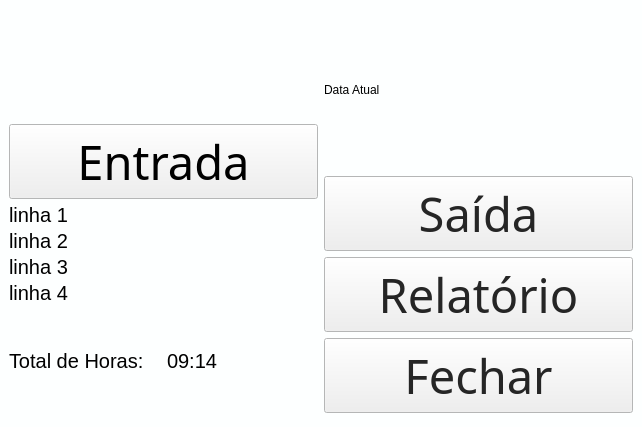
<?xml version="1.0" encoding="UTF-8"?>
<ui version="4.0">
 <class>MainWindow</class>
 <widget class="QMainWindow" name="MainWindow">
  <property name="geometry">
   <rect>
    <x>0</x>
    <y>0</y>
    <width>642</width>
    <height>427</height>
   </rect>
  </property>
  <property name="sizePolicy">
   <sizepolicy hsizetype="Fixed" vsizetype="Fixed">
    <horstretch>0</horstretch>
    <verstretch>0</verstretch>
   </sizepolicy>
  </property>
  <property name="palette">
   <palette>
    <active>
     <colorrole role="WindowText">
      <brush brushstyle="SolidPattern">
       <color alpha="255">
        <red>0</red>
        <green>0</green>
        <blue>0</blue>
       </color>
      </brush>
     </colorrole>
     <colorrole role="Text">
      <brush brushstyle="SolidPattern">
       <color alpha="216">
        <red>0</red>
        <green>0</green>
        <blue>0</blue>
       </color>
      </brush>
     </colorrole>
     <colorrole role="ButtonText">
      <brush brushstyle="SolidPattern">
       <color alpha="216">
        <red>0</red>
        <green>0</green>
        <blue>0</blue>
       </color>
      </brush>
     </colorrole>
     <colorrole role="Window">
      <brush brushstyle="SolidPattern">
       <color alpha="255">
        <red>253</red>
        <green>255</green>
        <blue>255</blue>
       </color>
      </brush>
     </colorrole>
    </active>
    <inactive>
     <colorrole role="WindowText">
      <brush brushstyle="SolidPattern">
       <color alpha="255">
        <red>0</red>
        <green>0</green>
        <blue>0</blue>
       </color>
      </brush>
     </colorrole>
     <colorrole role="Text">
      <brush brushstyle="SolidPattern">
       <color alpha="216">
        <red>0</red>
        <green>0</green>
        <blue>0</blue>
       </color>
      </brush>
     </colorrole>
     <colorrole role="ButtonText">
      <brush brushstyle="SolidPattern">
       <color alpha="216">
        <red>0</red>
        <green>0</green>
        <blue>0</blue>
       </color>
      </brush>
     </colorrole>
     <colorrole role="Window">
      <brush brushstyle="SolidPattern">
       <color alpha="255">
        <red>253</red>
        <green>255</green>
        <blue>255</blue>
       </color>
      </brush>
     </colorrole>
    </inactive>
    <disabled>
     <colorrole role="Base">
      <brush brushstyle="SolidPattern">
       <color alpha="255">
        <red>253</red>
        <green>255</green>
        <blue>255</blue>
       </color>
      </brush>
     </colorrole>
     <colorrole role="Window">
      <brush brushstyle="SolidPattern">
       <color alpha="255">
        <red>253</red>
        <green>255</green>
        <blue>255</blue>
       </color>
      </brush>
     </colorrole>
    </disabled>
   </palette>
  </property>
  <property name="windowTitle">
   <string>MainWindow</string>
  </property>
  <widget class="QWidget" name="centralwidget">
   <layout class="QHBoxLayout" name="horizontalLayout">
    <item>
     <layout class="QGridLayout" name="mainGridLayout">
      <property name="sizeConstraint">
       <enum>QLayout::SetFixedSize</enum>
      </property>
      <property name="leftMargin">
       <number>0</number>
      </property>
      <item row="0" column="0">
       <layout class="QVBoxLayout" name="verticalLayout_3">
        <item>
         <layout class="QGridLayout" name="logoGridLayout">
          <item row="0" column="0">
           <widget class="QLabel" name="logoLabel">
            <property name="sizePolicy">
             <sizepolicy hsizetype="Minimum" vsizetype="Minimum">
              <horstretch>0</horstretch>
              <verstretch>0</verstretch>
             </sizepolicy>
            </property>
            <property name="maximumSize">
             <size>
              <width>150</width>
              <height>150</height>
             </size>
            </property>
            <property name="accessibleName">
             <string>0</string>
            </property>
            <property name="layoutDirection">
             <enum>Qt::RightToLeft</enum>
            </property>
            <property name="text">
             <string/>
            </property>
            <property name="pixmap">
             <pixmap>../src/gtatelie.png</pixmap>
            </property>
            <property name="scaledContents">
             <bool>true</bool>
            </property>
            <property name="alignment">
             <set>Qt::AlignLeading|Qt::AlignLeft|Qt::AlignTop</set>
            </property>
            <property name="wordWrap">
             <bool>false</bool>
            </property>
            <property name="openExternalLinks">
             <bool>false</bool>
            </property>
           </widget>
          </item>
          <item row="0" column="1">
           <layout class="QGridLayout" name="gridLayout"/>
          </item>
         </layout>
        </item>
        <item>
         <layout class="QHBoxLayout" name="horizontalLayout_2">
          <property name="topMargin">
           <number>0</number>
          </property>
          <property name="bottomMargin">
           <number>0</number>
          </property>
          <item>
           <widget class="QPushButton" name="entradaButton">
            <property name="sizePolicy">
             <sizepolicy hsizetype="Minimum" vsizetype="Maximum">
              <horstretch>0</horstretch>
              <verstretch>30</verstretch>
             </sizepolicy>
            </property>
            <property name="minimumSize">
             <size>
              <width>300</width>
              <height>75</height>
             </size>
            </property>
            <property name="maximumSize">
             <size>
              <width>16777215</width>
              <height>75</height>
             </size>
            </property>
            <property name="sizeIncrement">
             <size>
              <width>0</width>
              <height>0</height>
             </size>
            </property>
            <property name="baseSize">
             <size>
              <width>0</width>
              <height>0</height>
             </size>
            </property>
            <property name="palette">
             <palette>
              <active>
               <colorrole role="WindowText">
                <brush brushstyle="SolidPattern">
                 <color alpha="255">
                  <red>13</red>
                  <green>15</green>
                  <blue>39</blue>
                 </color>
                </brush>
               </colorrole>
               <colorrole role="Dark">
                <brush brushstyle="SolidPattern">
                 <color alpha="255">
                  <red>9</red>
                  <green>8</green>
                  <blue>22</blue>
                 </color>
                </brush>
               </colorrole>
               <colorrole role="Text">
                <brush brushstyle="SolidPattern">
                 <color alpha="255">
                  <red>12</red>
                  <green>13</green>
                  <blue>33</blue>
                 </color>
                </brush>
               </colorrole>
               <colorrole role="HighlightedText">
                <brush brushstyle="SolidPattern">
                 <color alpha="255">
                  <red>27</red>
                  <green>41</green>
                  <blue>102</blue>
                 </color>
                </brush>
               </colorrole>
              </active>
              <inactive>
               <colorrole role="WindowText">
                <brush brushstyle="SolidPattern">
                 <color alpha="255">
                  <red>13</red>
                  <green>15</green>
                  <blue>39</blue>
                 </color>
                </brush>
               </colorrole>
               <colorrole role="Dark">
                <brush brushstyle="SolidPattern">
                 <color alpha="255">
                  <red>9</red>
                  <green>8</green>
                  <blue>22</blue>
                 </color>
                </brush>
               </colorrole>
               <colorrole role="Text">
                <brush brushstyle="SolidPattern">
                 <color alpha="255">
                  <red>12</red>
                  <green>13</green>
                  <blue>33</blue>
                 </color>
                </brush>
               </colorrole>
               <colorrole role="HighlightedText">
                <brush brushstyle="SolidPattern">
                 <color alpha="255">
                  <red>27</red>
                  <green>41</green>
                  <blue>102</blue>
                 </color>
                </brush>
               </colorrole>
              </inactive>
              <disabled>
               <colorrole role="WindowText">
                <brush brushstyle="SolidPattern">
                 <color alpha="255">
                  <red>9</red>
                  <green>8</green>
                  <blue>22</blue>
                 </color>
                </brush>
               </colorrole>
               <colorrole role="Dark">
                <brush brushstyle="SolidPattern">
                 <color alpha="255">
                  <red>9</red>
                  <green>8</green>
                  <blue>22</blue>
                 </color>
                </brush>
               </colorrole>
               <colorrole role="Text">
                <brush brushstyle="SolidPattern">
                 <color alpha="255">
                  <red>9</red>
                  <green>8</green>
                  <blue>22</blue>
                 </color>
                </brush>
               </colorrole>
               <colorrole role="ButtonText">
                <brush brushstyle="SolidPattern">
                 <color alpha="255">
                  <red>9</red>
                  <green>8</green>
                  <blue>22</blue>
                 </color>
                </brush>
               </colorrole>
               <colorrole role="HighlightedText">
                <brush brushstyle="SolidPattern">
                 <color alpha="255">
                  <red>27</red>
                  <green>41</green>
                  <blue>102</blue>
                 </color>
                </brush>
               </colorrole>
              </disabled>
             </palette>
            </property>
            <property name="font">
             <font>
              <family>Adelle Sans Devanagari</family>
              <pointsize>35</pointsize>
             </font>
            </property>
            <property name="text">
             <string>Entrada</string>
            </property>
            <property name="iconSize">
             <size>
              <width>16</width>
              <height>16</height>
             </size>
            </property>
           </widget>
          </item>
         </layout>
        </item>
        <item>
         <widget class="QLabel" name="reportLabel">
          <property name="minimumSize">
           <size>
            <width>0</width>
            <height>0</height>
           </size>
          </property>
          <property name="maximumSize">
           <size>
            <width>16777215</width>
            <height>20</height>
           </size>
          </property>
          <property name="font">
           <font>
            <pointsize>15</pointsize>
           </font>
          </property>
          <property name="text">
           <string>linha 1</string>
          </property>
         </widget>
        </item>
        <item>
         <widget class="QLabel" name="reportLabel2">
          <property name="maximumSize">
           <size>
            <width>16777215</width>
            <height>20</height>
           </size>
          </property>
          <property name="font">
           <font>
            <pointsize>15</pointsize>
           </font>
          </property>
          <property name="text">
           <string>linha 2</string>
          </property>
         </widget>
        </item>
        <item>
         <widget class="QLabel" name="reportLabel3">
          <property name="maximumSize">
           <size>
            <width>16777215</width>
            <height>20</height>
           </size>
          </property>
          <property name="font">
           <font>
            <pointsize>15</pointsize>
           </font>
          </property>
          <property name="text">
           <string>linha 3</string>
          </property>
         </widget>
        </item>
        <item>
         <widget class="QLabel" name="reportLabel4">
          <property name="maximumSize">
           <size>
            <width>16777215</width>
            <height>20</height>
           </size>
          </property>
          <property name="font">
           <font>
            <pointsize>15</pointsize>
           </font>
          </property>
          <property name="text">
           <string>linha 4</string>
          </property>
         </widget>
        </item>
        <item>
         <layout class="QGridLayout" name="resultadoGrid">
          <item row="0" column="0">
           <widget class="QLabel" name="infoLabel">
            <property name="font">
             <font>
              <pointsize>15</pointsize>
             </font>
            </property>
            <property name="text">
             <string>Total de Horas:</string>
            </property>
           </widget>
          </item>
          <item row="0" column="1">
           <widget class="QLabel" name="totalLabel">
            <property name="font">
             <font>
              <pointsize>15</pointsize>
             </font>
            </property>
            <property name="text">
             <string>09:14</string>
            </property>
           </widget>
          </item>
         </layout>
        </item>
       </layout>
      </item>
      <item row="0" column="1">
       <layout class="QVBoxLayout" name="verticalLayout_2">
        <item>
         <widget class="QLabel" name="linhaLabel">
          <property name="enabled">
           <bool>true</bool>
          </property>
          <property name="sizePolicy">
           <sizepolicy hsizetype="Preferred" vsizetype="Preferred">
            <horstretch>0</horstretch>
            <verstretch>0</verstretch>
           </sizepolicy>
          </property>
          <property name="minimumSize">
           <size>
            <width>0</width>
            <height>0</height>
           </size>
          </property>
          <property name="maximumSize">
           <size>
            <width>300</width>
            <height>60</height>
           </size>
          </property>
          <property name="sizeIncrement">
           <size>
            <width>-1</width>
            <height>0</height>
           </size>
          </property>
          <property name="baseSize">
           <size>
            <width>-1</width>
            <height>0</height>
           </size>
          </property>
          <property name="text">
           <string/>
          </property>
          <property name="pixmap">
           <pixmap>../src/linhaCroche.png</pixmap>
          </property>
          <property name="scaledContents">
           <bool>true</bool>
          </property>
         </widget>
        </item>
        <item>
         <widget class="QLabel" name="dataAtualLabel">
          <property name="maximumSize">
           <size>
            <width>16777215</width>
            <height>20</height>
           </size>
          </property>
          <property name="text">
           <string>Data Atual</string>
          </property>
         </widget>
        </item>
        <item>
         <layout class="QVBoxLayout" name="verticalLayout">
          <property name="topMargin">
           <number>70</number>
          </property>
          <item>
           <widget class="QPushButton" name="saidaButton">
            <property name="sizePolicy">
             <sizepolicy hsizetype="Minimum" vsizetype="Fixed">
              <horstretch>0</horstretch>
              <verstretch>0</verstretch>
             </sizepolicy>
            </property>
            <property name="maximumSize">
             <size>
              <width>400</width>
              <height>75</height>
             </size>
            </property>
            <property name="font">
             <font>
              <family>Adelle Sans Devanagari</family>
              <pointsize>35</pointsize>
             </font>
            </property>
            <property name="mouseTracking">
             <bool>false</bool>
            </property>
            <property name="tabletTracking">
             <bool>false</bool>
            </property>
            <property name="text">
             <string>Saída</string>
            </property>
            <property name="autoDefault">
             <bool>false</bool>
            </property>
            <property name="flat">
             <bool>false</bool>
            </property>
           </widget>
          </item>
          <item>
           <widget class="QPushButton" name="relatorioButton">
            <property name="maximumSize">
             <size>
              <width>16777215</width>
              <height>75</height>
             </size>
            </property>
            <property name="font">
             <font>
              <family>Adelle Sans Devanagari</family>
              <pointsize>35</pointsize>
             </font>
            </property>
            <property name="text">
             <string>Relatório</string>
            </property>
           </widget>
          </item>
          <item>
           <widget class="QPushButton" name="fecharButton">
            <property name="maximumSize">
             <size>
              <width>16777215</width>
              <height>75</height>
             </size>
            </property>
            <property name="font">
             <font>
              <family>Adelle Sans Devanagari</family>
              <pointsize>35</pointsize>
             </font>
            </property>
            <property name="text">
             <string>Fechar</string>
            </property>
           </widget>
          </item>
         </layout>
        </item>
       </layout>
      </item>
     </layout>
    </item>
   </layout>
  </widget>
 </widget>
 <resources/>
 <connections/>
</ui>
